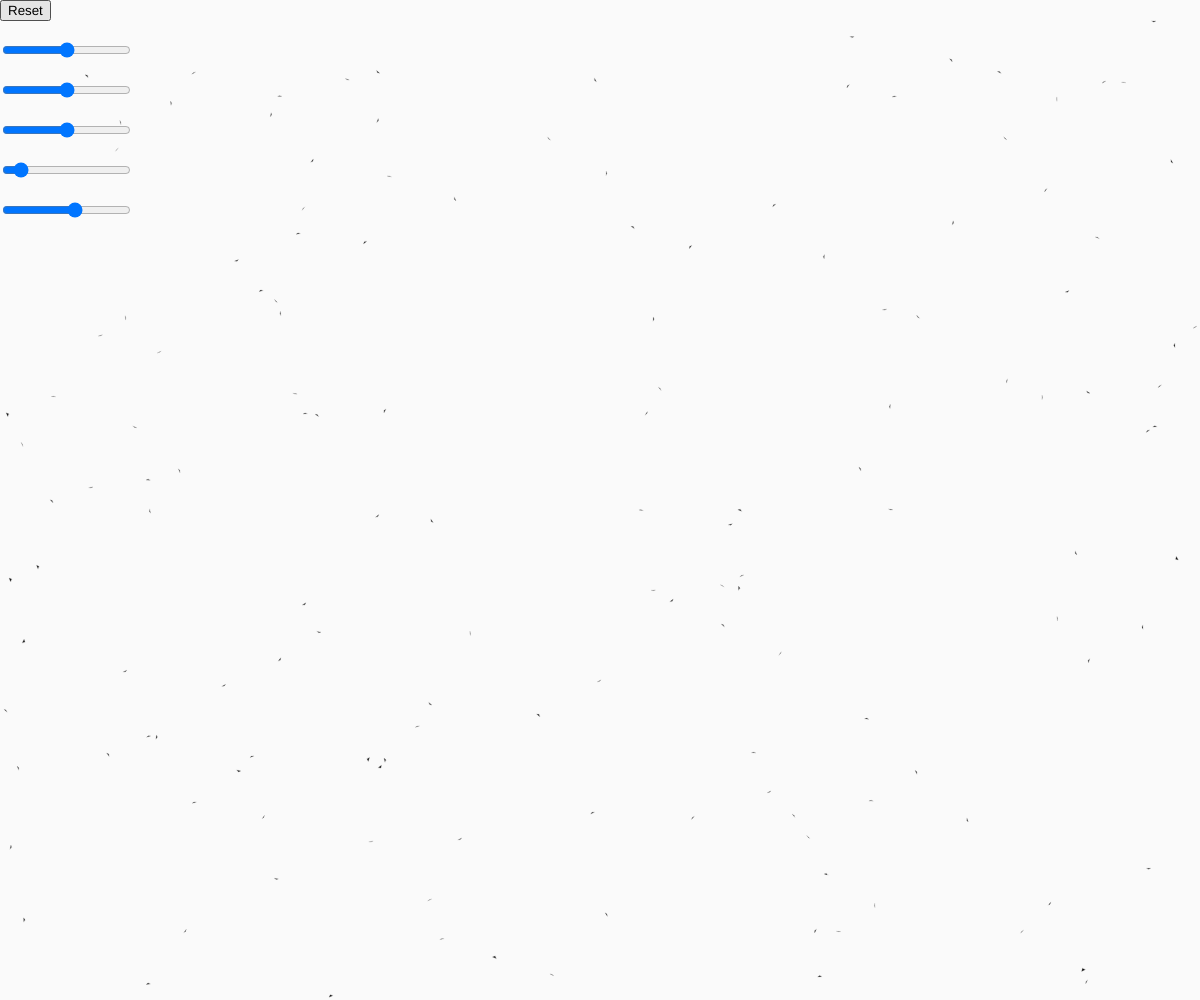
Frame 1 (no input)
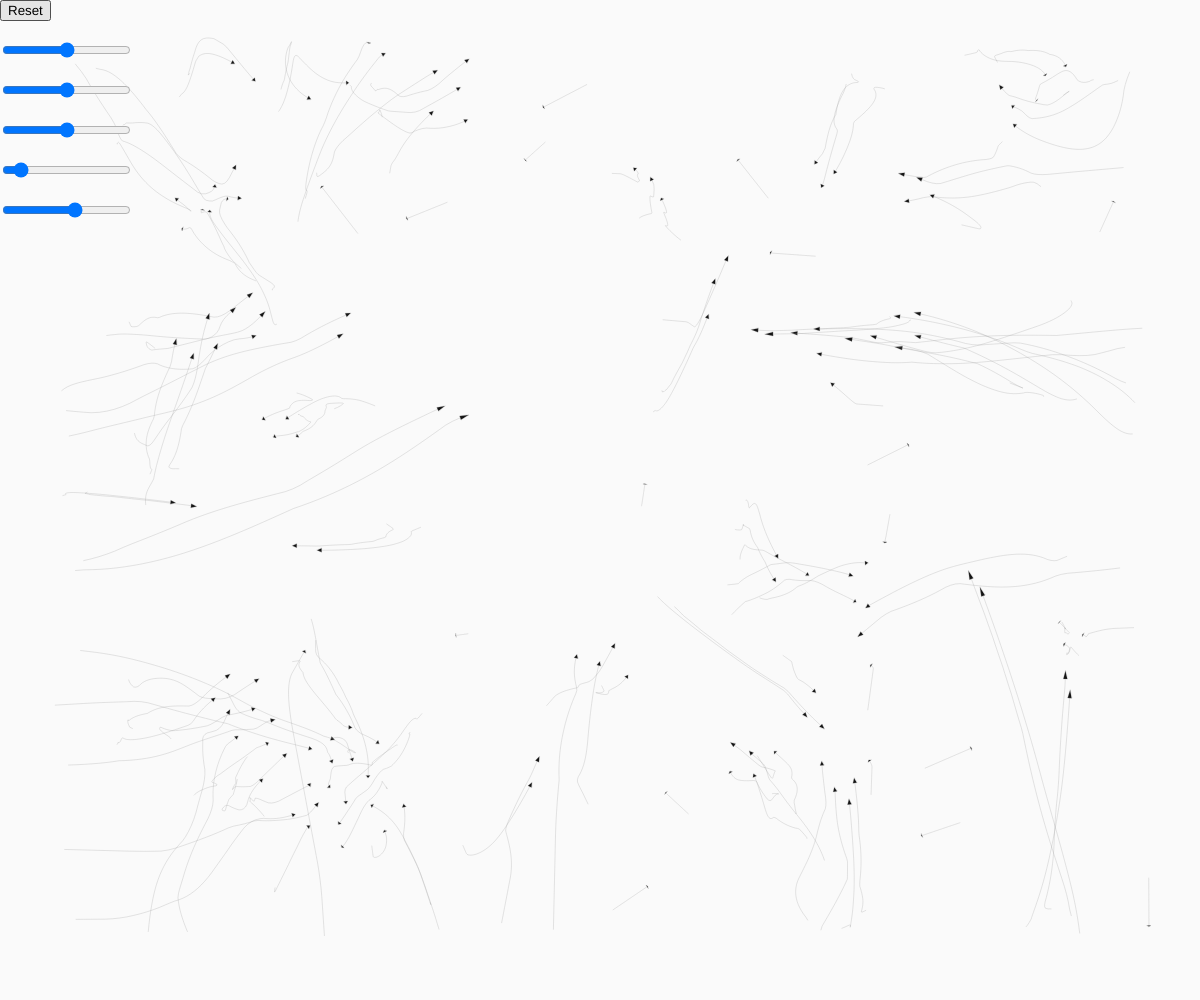
Frame 60 (no input)
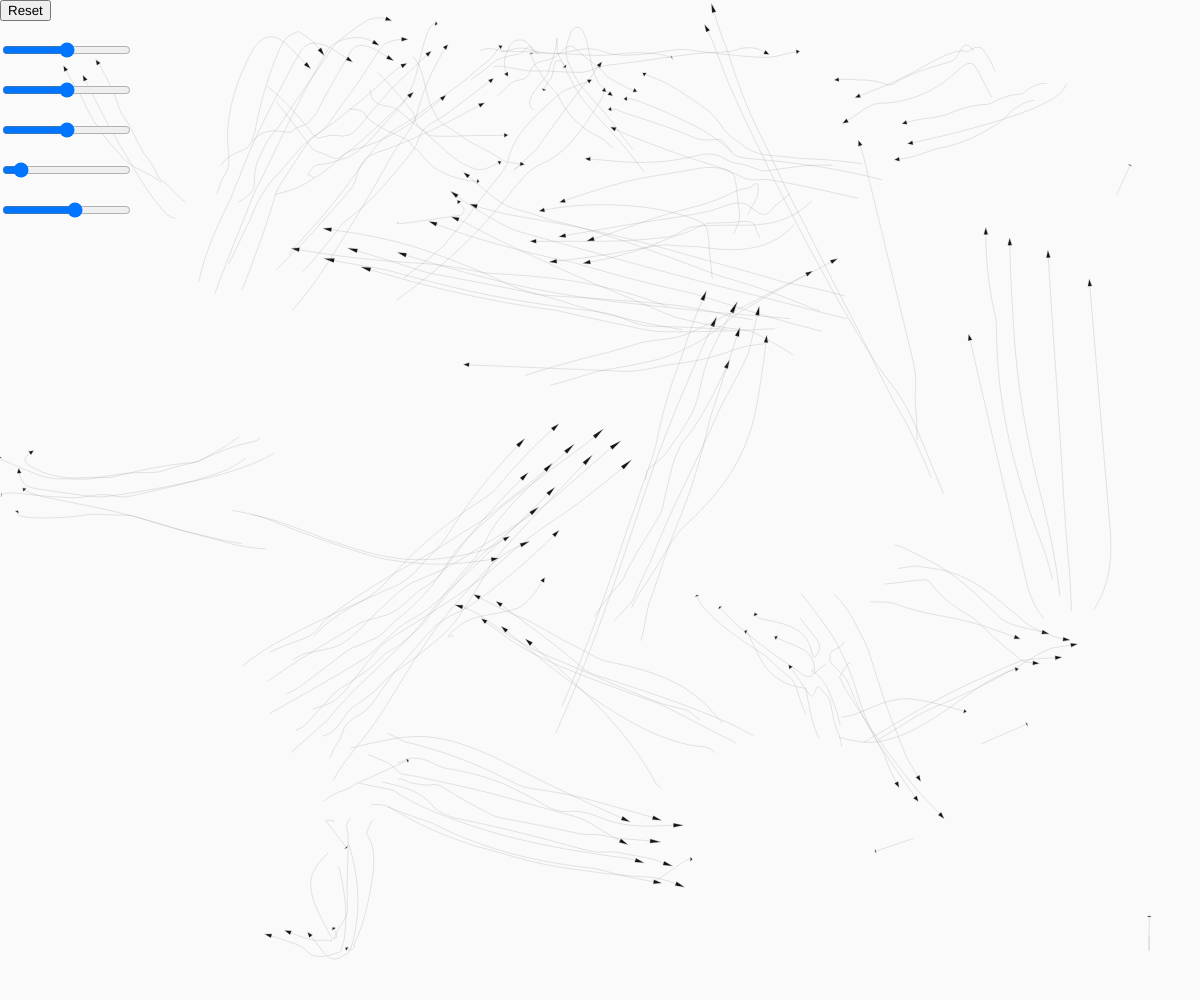
Frame 120 (the mouse pressed at the canvas centre since frame 60)

The p5.js sketch that drew these frames (run headless with seeded random() and noise() and a simulated clock; from frame 60 on, the mouse is pressed at the canvas centre):

// p5.js sketch
// ── sketch.js
let boids = [];
let resetButton;

let width = window.innerWidth;
let height = window.innerHeight;

const numBoids = 150;

let cohesionSlider, avoidanceSlider, alignmentSlider, speedSlider, wallsSlider;

function setup() {
    createCanvas(width, height);
    resetButton = createButton('Reset');
    resetButton.position(0, 0);
    resetButton.mousePressed(resetBoids);

    cohesionSlider = createSlider(0, 0.01, 0.005, 0.001);
    cohesionSlider.position(0, 40);

    avoidanceSlider = createSlider(0, 0.1, 0.05, 0.01);
    avoidanceSlider.position(0, 80);

    alignmentSlider = createSlider(0, 0.1, 0.05, 0.01);
    alignmentSlider.position(0, 120);

    wallsSlider = createSlider(0.01, 10, 1, 0);
    wallsSlider.position(0, 160);

    speedSlider = createSlider(1, 20, 12, 1);
    speedSlider.position(0, 200);

    resetBoids();
}

function resetBoids() {
    boids = [];
    for (let i = 0; i < numBoids; i++) {
        boids.push(new Boid(Math.random() * width, Math.random() * height));
    }
}

function draw() {
    background(250);

    noFill();

    for (const boid of boids) {

        noFill();
        stroke(150);
        strokeWeight(0.25);
        beginShape();
        for (const point of boid.trail) {
            vertex(point.x, point.y);
        }
        endShape();

        boid.setAcceleration(boids);

        fill(20);
        //circle(boid.x, boid.y, 15);
        boid.drawBoid();


        boid.update();
    }
}
// ── Boid.js
class Boid {

    x;
    y;
    vx;
    vy;

    trail;

    constructor(x, y) {
        this.x = x;
        this.y = y;
        this.vx = (Math.random() - 0.5) * 2;
        this.vy = (Math.random() - 0.5) * 2;
        this.trail = [];
    }

    update() {
        this.x += this.vx;
        this.y += this.vy;
        this.updateTrail();
    }

    updateTrail() {
        this.trail.push({x: this.x, y: this.y});
        if (this.trail.length > 50) {
            this.trail.shift();
        }
    }

    drawBoid() {
        const c = 1;
        const d = Math.hypot(this.vx, this.vy) / 2;
        const p1 = {x: this.x +  this.vx * c, y: this.y +  this.vy * c};
        const p2 = {x: this.x +  this.vy / d, y: this.y + -this.vx / d};
        const p3 = {x: this.x + -this.vy / d, y: this.y +  this.vx / d};
        triangle(p1.x, p1.y, p2.x, p2.y, p3.x, p3.y);
    }

    setAcceleration(boids) {
        let inRange = this.getInRange(boids);
        this.cohesion(inRange);
        this.avoidance(inRange);
        this.alignment(inRange);
        this.maxSpeed();
        this.walls();
    }

    walls() {
        const padding = 50;
        const c = 1;

        if (this.x < padding) {
            this.vx += c;
        }
        if (this.x > width - padding) {
            this.vx -= c;
        }
        if (this.y < padding) {
            this.vy += c;
        }
        if (this.y > height - padding) {
            this.vy -= c;
        }
    }

    maxSpeed() {
        const mag = Math.hypot(this.vx, this.vy);
        const vLimit = speedSlider.value();
        if (mag > vLimit) {
            this.vx = (this.vx / mag) * vLimit;
            this.vy = (this.vy / mag) * vLimit;
        }
    }

    cohesion(boids) {
        const c = cohesionSlider.value();
        if (boids.length === 0) return;
        let centerX = boids.reduce((acc, cur) => acc + cur.x, 0) / boids.length;
        let centerY = boids.reduce((acc, cur) => acc + cur.y, 0) / boids.length;
        this.vx += (centerX - this.x) * c;
        this.vy += (centerY - this.y) * c;
    }

    alignment(boids) {
        const c = alignmentSlider.value();
        if (boids.length === 0) return;
        let centerX = boids.reduce((acc, cur) => acc + cur.vx, 0) / boids.length;
        let centerY = boids.reduce((acc, cur) => acc + cur.vy, 0) / boids.length;
        this.vx += (centerX - this.vx) * c;
        this.vy += (centerY - this.vy) * c;
    }

    avoidance(boids) {
        const dist = 20;
        const c = avoidanceSlider.value();

        let centerX = 0;
        let centerY = 0;

        for (const boid of boids) {
            if (Boid.distance(this, boid) < dist) {
                centerX += this.x - boid.x;
                centerY += this.y - boid.y;
            }
        }

        this.vx += centerX * c;
        this.vy += centerY * c;
    }

    static distance(b1, b2) {
        return Math.hypot(b1.x - b2.x, b1.y - b2.y);
    }

    getInRange(boids) {
        //TODO edit to account for angle
        let inRange = [];
        for (const boid of boids) {
            if (boid !== this && Math.hypot(boid.x - this.x, boid.y - this.y) < 50) {
                inRange.push(boid);
            }
        }
        return inRange;
    }

}
// ── styles.css
* {
    margin: 0;
    padding: 0;
}

button {
    padding: 0.5rem;
}
